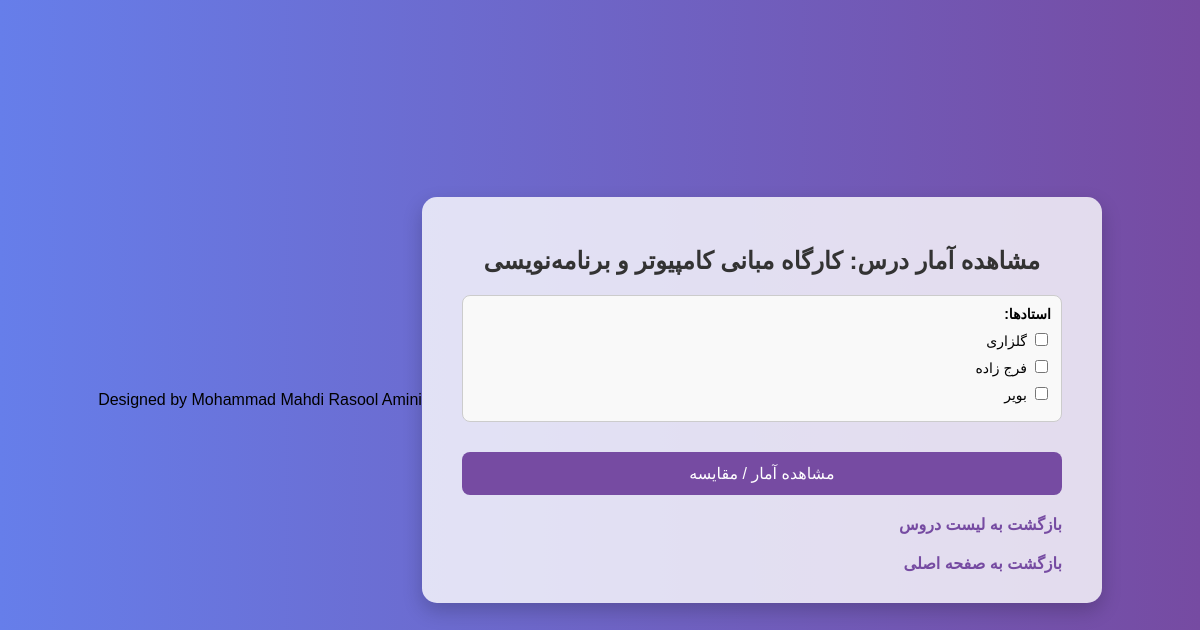
Screenshot of /stats/2 with the database file from the repository.
### tables this page shows
CREATE TABLE Courses (
    id INTEGER PRIMARY KEY AUTOINCREMENT,
    name TEXT
, category TEXT);

CREATE TABLE Professors (
    id INTEGER PRIMARY KEY AUTOINCREMENT,
    name TEXT UNIQUE
);

### app.py (the view, shortened to what this page needs)
@app.route("/stats/<int:course_id>", methods=["GET", "POST"])
def stats(course_id):
    db = get_db()
    course = db.execute("SELECT id, name FROM Courses WHERE id = ?", (course_id,)).fetchone()
    professors = db.execute("""
        SELECT p.id, p.name FROM Professors p
        JOIN CourseProfessor cp ON cp.professor_id = p.id
        WHERE cp.course_id = ?
    """, (course_id,)).fetchall()
    selected_professor_name = None
    stats = None
    comments = []
    compare_results = None
    selected_professors = []
    db.close()
    return render_template(
        "stats.html",
        course=course,
        professors=professors,
        stats=stats,
        comments=comments,
        selected_professor_name=selected_professor_name,
        compare_results=compare_results,
        selected_professors=[int(p) for p in selected_professors] if selected_professors else []
    )

### app.py (called while the page is built)
def get_db():
    conn = sqlite3.connect("ratings.db")
    conn.row_factory = sqlite3.Row
    return conn

### templates/stats.html (shortened to what this page needs)
<!DOCTYPE html>
<html lang="fa" dir="rtl">
<head>
</head>
<body>
  <div class="card">
    <h2>مشاهده آمار درس: {{ course.name }}</h2>
    <form method="POST">
      <div class="professor-checkboxes">
        <label><strong>استادها:</strong></label>
        {% for prof in professors %}
          <label>
            <input type="checkbox" name="professors" value="{{ prof.id }}"
              {% if selected_professors and prof.id in selected_professors %}checked{% endif %}>
            {{ prof.name }}
          </label>
        {% endfor %}
      </div>
      <button type="submit" name="action" value="compare">مشاهده آمار / مقایسه</button>
    </form>
    <a href="/courses">بازگشت به لیست دروس</a><br>
    <a href="/">بازگشت به صفحه اصلی</a>
  </div>
  <div class="footer">
    Designed by Mohammad Mahdi Rasool Amini
  </div>
</body>
</html>

### templates/stats.html (style rules this page uses)
body { font-family: 'Vazirmatn', sans-serif; background: linear-gradient(to right, #667eea, #764ba2); margin: 0; padding: 0; display: flex; align-items: center; justify-content: center; min-height: 100vh; }
.card { background-color: #ffffffcc; padding: 30px 40px; border-radius: 15px; box-shadow: 0 8px 20px rgba(0, 0, 0, 0.2); width: 90%; max-width: 600px; text-align: right; }
h2, h3, h4 { text-align: center; color: #333; }
label, select { display: block; width: 100%; margin-bottom: 15px; font-size: 14px; }
button { width: 100%; padding: 12px; background-color: #764ba2; color: white; border: none; border-radius: 8px; font-size: 16px; cursor: pointer; transition: background-color 0.3s ease; margin-top: 10px; }
a { color: #764ba2; text-decoration: none; display: inline-block; margin-top: 20px; font-weight: bold; }
.professor-checkboxes { margin: 20px 0; max-height: 200px; overflow-y: auto; border: 1px solid #ccc; padding: 10px; border-radius: 8px; background: #f9f9f9; }
.professor-checkboxes label { display: block; margin-bottom: 8px; cursor: pointer; }

### rows the page displays
Courses: name "کارگاه مبانی کامپیوتر و برنامه‌نویسی"
Professors: name "گلزاری"
Professors: name "فرج زاده"
Professors: name "بویر"
